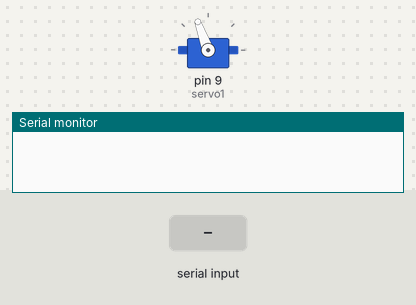
This sketch was run on a simulated Arduino Uno, built with avr-gcc and run on an emulated ATmega328P. On the bench: servo, the last lines printed to the serial monitor. Inputs (shaded band) come from the test bench.

Above: at 1.2 s.
1.3 s: "1" received over Serial
At 1.6 s:
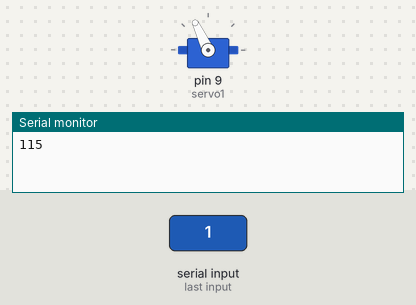
2.8 s: "1" received over Serial
At 3.9 s:
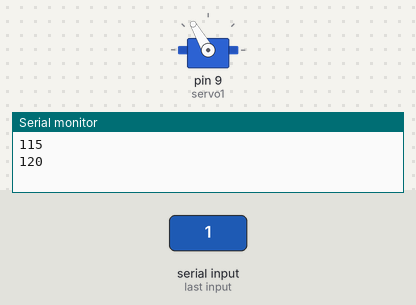
4.3 s: "2" received over Serial
At 5.1 s:
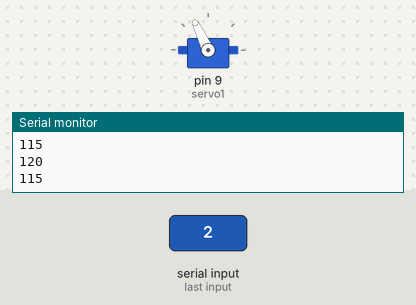
Timing chart, 0 to 7.3 s (numbered marks = the images above; inputs shaded):
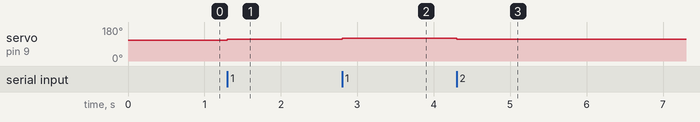

The sketch:

SERVOserial.ino
```cpp
#include <Servo.h>
Servo servo1;
void setup() {

    servo1.attach(9);
    Serial.begin(9600);
     servo1.write(110);
}
int i=110;
void loop() {

  if(Serial.available()>0)
 {char letter = Serial.read();
   if(letter == '1')
   {

    i=i+5;
    if(i<=180)
      {
      Serial.println(i);
      servo1.write(i);
      }
   else
     {
    i=180;}
     }
    if(letter == '2')
   {  i=i-5;
      if(i>=0)
        {
         Serial.println(i);
         servo1.write(i);
        }
     else
       {
        i=0;
        }
   }
   }
}
```

Measured:
- after the input at 1.3 s, servo on pin 9 (servo1): 110° → 115° at once
- after the input at 2.8 s, servo on pin 9 (servo1): 115° → 120° at once
- after the input at 4.3 s, servo on pin 9 (servo1): 120° → 115° at once
